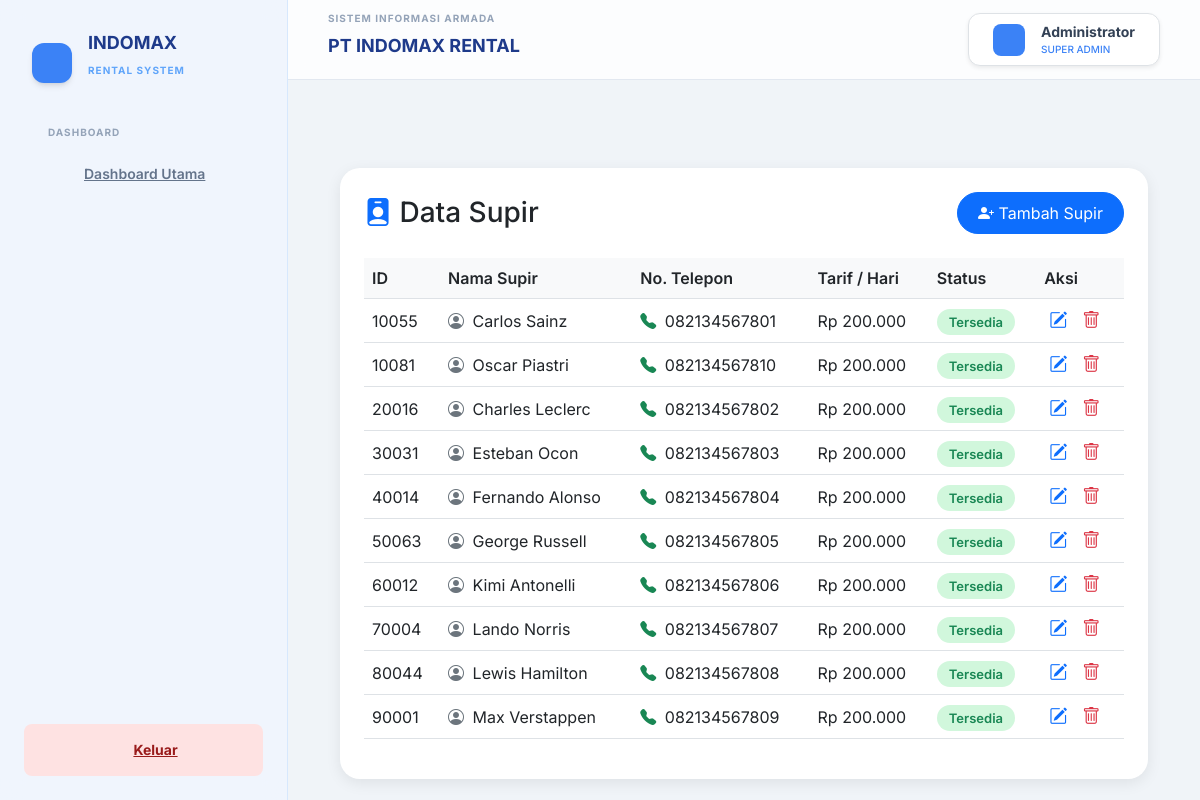
The app's page /supir.php with its own data.
### tables this page shows
CREATE TABLE `supir` (
  `id_supir` int(11) NOT NULL,
  `nama_supir` varchar(100) DEFAULT NULL,
  `no_telp` varchar(15) DEFAULT NULL,
  `tarif_supir_per_hari` decimal(10,2) DEFAULT NULL,
  `status_supir` enum('tersedia','bertugas') DEFAULT 'tersedia'
);

### supir.php (the view, shortened to what this page needs)
<?php
include 'koneksi.php';
include 'navbar.php';
?>
<!DOCTYPE html>
<html lang="id">
<head>
    <link href="https://cdn.jsdelivr.net/npm/bootstrap@5.3.0/dist/css/bootstrap.min.css" rel="stylesheet">
    <link href="https://cdn.jsdelivr.net/npm/bootstrap-icons@1.11.1/font/bootstrap-icons.css" rel="stylesheet">
</head>
<body>
<div class="container mt-5">
    <div class="card card-custom p-4">
        <div class="d-flex justify-content-between align-items-center mb-4">
            <h3 class="mb-0">
                <i class="bi bi-person-badge-fill text-primary"></i>
                Data Supir
            </h3>
            <a href="tambah_supir.php" class="btn btn-primary btn-tambah">
                <i class="bi bi-person-plus-fill"></i>
                Tambah Supir
            </a>
        </div>
        <div class="table-responsive">
            <table class="table table-hover align-middle">
                <thead>
                    <tr>
                        <th>ID</th>
                        <th>Nama Supir</th>
                        <th>No. Telepon</th>
                        <th>Tarif / Hari</th>
                        <th>Status</th>
                        <th>Aksi</th>
                    </tr>
                </thead>
                <tbody>
                <?php
                $query = mysqli_query($conn, "SELECT s.*, (SELECT COUNT(*) FROM transaksi_sewa t WHERE t.id_supir = s.id_supir AND t.status_sewa = 'berjalan') AS transaksi_aktif FROM supir s");
                while($data = mysqli_fetch_assoc($query)){
                    $status_sekarang = ($data['transaksi_aktif'] > 0) ? 'bertugas' : 'tersedia';
                ?>
                <tr>
                    <td><?= $data['id_supir']; ?></td>
                    <td>
                        <i class="bi bi-person-circle text-secondary me-1"></i>
                        <?= $data['nama_supir']; ?>
                    </td>
                    <td>
                        <i class="bi bi-telephone-fill text-success me-1"></i>
                        <?= $data['no_telp']; ?>
                    </td>
                    <td>
                        Rp <?= number_format($data['tarif_supir_per_hari'],0,',','.'); ?>
                    </td>
                    <td>
                        <?php if($status_sekarang == 'tersedia'){ ?>
                            <span class="status-tersedia">
                                Tersedia
                            </span>
                        <?php } else { ?>
                            <span class="status-bertugas">
                                Bertugas
                            </span>
                        <?php } ?>
                    </td>
                    <td>
                        <a href="edit_supir.php?id=<?= $data['id_supir']; ?>" class="icon-action edit">
                            <i class="bi bi-pencil-square"></i>
                        </a>
                        <a href="hapus_supir.php?id=<?= $data['id_supir']; ?>"
                           class="icon-action hapus"
                           onclick="return confirm('Yakin ingin menghapus data supir ini?')">
                            <i class="bi bi-trash"></i>
                        </a>
                    </td>
                </tr>
                <?php } ?>
                </tbody>
            </table>
        </div>
    </div>
</div>
</div>
    </div>
</body>
</html>

### supir.php (style rules this page uses)
body { background-color: #f4f6f9; }
.card-custom { border-radius: 20px; border: none; box-shadow: 0 4px 15px rgba(0,0,0,0.08); }
.table thead th { background: #f8f9fa; font-weight: 600; }
.status-tersedia { background: #d1f7dc; color: #198754; padding: 5px 12px; border-radius: 20px; font-size: 13px; font-weight: 600; }
.btn-tambah { border-radius: 30px; padding: 8px 20px; }
.table td { vertical-align: middle; }
.icon-action { text-decoration: none; margin: 0 5px; font-size: 18px; }
.edit { color: #0d6efd; }
.hapus { color: #dc3545; }

### records on screen
supir: id_supir "10055", nama_supir "Carlos Sainz", no_telp "082134567801", tarif_supir_per_hari "200.000"
supir: id_supir "10081", nama_supir "Oscar Piastri", no_telp "082134567810", tarif_supir_per_hari "200.000"
supir: id_supir "20016", nama_supir "Charles Leclerc", no_telp "082134567802", tarif_supir_per_hari "200.000"
supir: id_supir "30031", nama_supir "Esteban Ocon", no_telp "082134567803", tarif_supir_per_hari "200.000"
supir: id_supir "40014", nama_supir "Fernando Alonso", no_telp "082134567804", tarif_supir_per_hari "200.000"
supir: id_supir "50063", nama_supir "George Russell", no_telp "082134567805", tarif_supir_per_hari "200.000"
supir: id_supir "60012", nama_supir "Kimi Antonelli", no_telp "082134567806", tarif_supir_per_hari "200.000"
supir: id_supir "70004", nama_supir "Lando Norris", no_telp "082134567807", tarif_supir_per_hari "200.000"
supir: id_supir "80044", nama_supir "Lewis Hamilton", no_telp "082134567808", tarif_supir_per_hari "200.000"
supir: id_supir "90001", nama_supir "Max Verstappen", no_telp "082134567809", tarif_supir_per_hari "200.000"

### other values on screen
$_SESSION['nama_user'] "Administrator"
$_SESSION['role'] "SUPER ADMIN"
